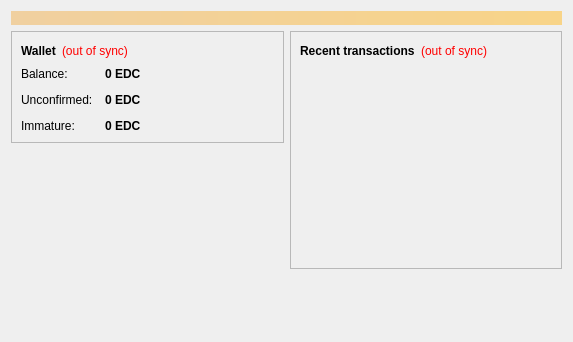
<?xml version="1.0" encoding="UTF-8"?>
<ui version="4.0">
 <class>OverviewPage</class>
 <widget class="QWidget" name="OverviewPage">
  <property name="geometry">
   <rect>
    <x>0</x>
    <y>0</y>
    <width>573</width>
    <height>342</height>
   </rect>
  </property>
  <property name="windowTitle">
   <string>Form</string>
  </property>
  <layout class="QVBoxLayout" name="topLayout">
   <item>
    <widget class="QLabel" name="labelAlerts">
     <property name="visible">
      <bool>false</bool>
     </property>
     <property name="styleSheet">
      <string notr="true">background-color: qlineargradient(x1: 0, y1: 0, x2: 1, y2: 0, stop:0 #F0D0A0, stop:1 #F8D488); color:#000000;</string>
     </property>
     <property name="wordWrap">
      <bool>true</bool>
     </property>
     <property name="margin">
      <number>3</number>
     </property>
    </widget>
   </item>
   <item>
    <layout class="QHBoxLayout" name="horizontalLayout" stretch="1,1">
     <item>
      <layout class="QVBoxLayout" name="verticalLayout_2">
       <item>
        <widget class="QFrame" name="frame">
         <property name="frameShape">
          <enum>QFrame::StyledPanel</enum>
         </property>
         <property name="frameShadow">
          <enum>QFrame::Raised</enum>
         </property>
         <layout class="QVBoxLayout" name="verticalLayout_4">
          <item>
           <layout class="QHBoxLayout" name="horizontalLayout_4">
            <item>
             <widget class="QLabel" name="label_5">
              <property name="font">
               <font>
                <weight>75</weight>
                <bold>true</bold>
               </font>
              </property>
              <property name="text">
               <string>Wallet</string>
              </property>
             </widget>
            </item>
            <item>
             <widget class="QLabel" name="labelWalletStatus">
              <property name="toolTip">
               <string>The displayed information may be out of date. Your wallet automatically synchronizes with the Educoin network after a connection is established, but this process has not completed yet.</string>
              </property>
              <property name="styleSheet">
               <string notr="true">QLabel { color: red; }</string>
              </property>
              <property name="text">
               <string notr="true">(out of sync)</string>
              </property>
              <property name="alignment">
               <set>Qt::AlignLeading|Qt::AlignLeft|Qt::AlignVCenter</set>
              </property>
             </widget>
            </item>
            <item>
             <spacer name="horizontalSpacer_2">
              <property name="orientation">
               <enum>Qt::Horizontal</enum>
              </property>
              <property name="sizeHint" stdset="0">
               <size>
                <width>40</width>
                <height>20</height>
               </size>
              </property>
             </spacer>
            </item>
           </layout>
          </item>
          <item>
           <layout class="QFormLayout" name="formLayout_2">
            <property name="fieldGrowthPolicy">
             <enum>QFormLayout::AllNonFixedFieldsGrow</enum>
            </property>
            <property name="horizontalSpacing">
             <number>12</number>
            </property>
            <property name="verticalSpacing">
             <number>12</number>
            </property>
            <item row="0" column="0">
             <widget class="QLabel" name="label">
              <property name="text">
               <string>Balance:</string>
              </property>
             </widget>
            </item>
            <item row="0" column="1">
             <widget class="QLabel" name="labelBalance">
              <property name="font">
               <font>
                <weight>75</weight>
                <bold>true</bold>
               </font>
              </property>
              <property name="cursor">
               <cursorShape>IBeamCursor</cursorShape>
              </property>
              <property name="toolTip">
               <string>Your current balance</string>
              </property>
              <property name="text">
               <string notr="true">0 EDC</string>
              </property>
              <property name="textInteractionFlags">
               <set>Qt::LinksAccessibleByMouse|Qt::TextSelectableByKeyboard|Qt::TextSelectableByMouse</set>
              </property>
             </widget>
            </item>
            <item row="1" column="0">
             <widget class="QLabel" name="label_3">
              <property name="text">
               <string>Unconfirmed:</string>
              </property>
             </widget>
            </item>
            <item row="1" column="1">
             <widget class="QLabel" name="labelUnconfirmed">
              <property name="font">
               <font>
                <weight>75</weight>
                <bold>true</bold>
               </font>
              </property>
              <property name="cursor">
               <cursorShape>IBeamCursor</cursorShape>
              </property>
              <property name="toolTip">
               <string>Total of transactions that have yet to be confirmed, and do not yet count toward the current balance</string>
              </property>
              <property name="text">
               <string notr="true">0 EDC</string>
              </property>
              <property name="textInteractionFlags">
               <set>Qt::LinksAccessibleByMouse|Qt::TextSelectableByKeyboard|Qt::TextSelectableByMouse</set>
              </property>
             </widget>
            </item>
            <item row="2" column="0">
             <widget class="QLabel" name="labelImmatureText">
              <property name="text">
               <string>Immature:</string>
              </property>
             </widget>
            </item>
            <item row="2" column="1">
             <widget class="QLabel" name="labelImmature">
              <property name="font">
               <font>
                <weight>75</weight>
                <bold>true</bold>
               </font>
              </property>
              <property name="toolTip">
               <string>Mined balance that has not yet matured</string>
              </property>
              <property name="text">
               <string notr="true">0 EDC</string>
              </property>
              <property name="textInteractionFlags">
               <set>Qt::LinksAccessibleByMouse|Qt::TextSelectableByKeyboard|Qt::TextSelectableByMouse</set>
              </property>
             </widget>
            </item>
           </layout>
          </item>
         </layout>
        </widget>
       </item>
       <item>
        <spacer name="verticalSpacer">
         <property name="orientation">
          <enum>Qt::Vertical</enum>
         </property>
         <property name="sizeHint" stdset="0">
          <size>
           <width>20</width>
           <height>40</height>
          </size>
         </property>
        </spacer>
       </item>
      </layout>
     </item>
     <item>
      <layout class="QVBoxLayout" name="verticalLayout_3">
       <item>
        <widget class="QFrame" name="frame_2">
         <property name="frameShape">
          <enum>QFrame::StyledPanel</enum>
         </property>
         <property name="frameShadow">
          <enum>QFrame::Raised</enum>
         </property>
         <layout class="QVBoxLayout" name="verticalLayout">
          <item>
           <layout class="QHBoxLayout" name="horizontalLayout_2">
            <item>
             <widget class="QLabel" name="label_4">
              <property name="text">
               <string>&lt;b&gt;Recent transactions&lt;/b&gt;</string>
              </property>
             </widget>
            </item>
            <item>
             <widget class="QLabel" name="labelTransactionsStatus">
              <property name="toolTip">
               <string>The displayed information may be out of date. Your wallet automatically synchronizes with the Educoin network after a connection is established, but this process has not completed yet.</string>
              </property>
              <property name="styleSheet">
               <string notr="true">QLabel { color: red; }</string>
              </property>
              <property name="text">
               <string notr="true">(out of sync)</string>
              </property>
              <property name="alignment">
               <set>Qt::AlignRight|Qt::AlignTrailing|Qt::AlignVCenter</set>
              </property>
             </widget>
            </item>
            <item>
             <spacer name="horizontalSpacer">
              <property name="orientation">
               <enum>Qt::Horizontal</enum>
              </property>
              <property name="sizeHint" stdset="0">
               <size>
                <width>40</width>
                <height>20</height>
               </size>
              </property>
             </spacer>
            </item>
           </layout>
          </item>
          <item>
           <widget class="QListView" name="listTransactions">
            <property name="styleSheet">
             <string notr="true">QListView { background: transparent; }</string>
            </property>
            <property name="frameShape">
             <enum>QFrame::NoFrame</enum>
            </property>
            <property name="verticalScrollBarPolicy">
             <enum>Qt::ScrollBarAlwaysOff</enum>
            </property>
            <property name="horizontalScrollBarPolicy">
             <enum>Qt::ScrollBarAlwaysOff</enum>
            </property>
            <property name="selectionMode">
             <enum>QAbstractItemView::NoSelection</enum>
            </property>
           </widget>
          </item>
         </layout>
        </widget>
       </item>
       <item>
        <spacer name="verticalSpacer_2">
         <property name="orientation">
          <enum>Qt::Vertical</enum>
         </property>
         <property name="sizeHint" stdset="0">
          <size>
           <width>20</width>
           <height>40</height>
          </size>
         </property>
        </spacer>
       </item>
      </layout>
     </item>
    </layout>
   </item>
  </layout>
 </widget>
 <resources/>
 <connections/>
</ui>
